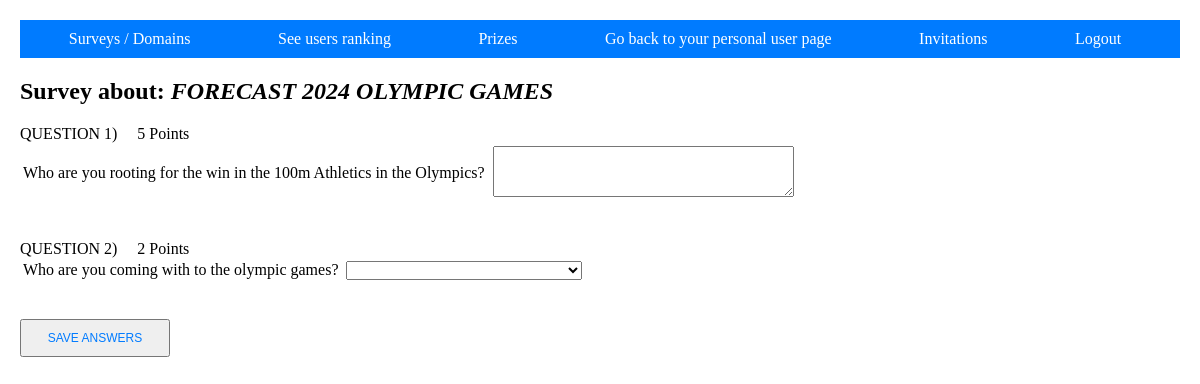
Screenshot of /Surveys.php?idSondaggio=2 (signed in) with the database file from the repository.
### tables this page shows
CREATE TABLE IF NOT EXISTS `survey` (
  `Id` int(11) NOT NULL PRIMARY KEY AUTO_INCREMENT,
  `Title` varchar(30) NOT NULL,
  `State` enum('open','closed') NOT NULL,
  `CreationDate` date NOT NULL,
  `ClosingDate` date NOT NULL,
  `Keyword_Domain` varchar(30) NOT NULL,
  `Email_Company` varchar(50) DEFAULT NULL,
  `MaxUser` int(11) NOT NULL,
  `Email_PremiumUser` varchar(50) DEFAULT NULL
);

CREATE TABLE IF NOT EXISTS `composition` (
  `Id_Survey` int(11) NOT NULL,
  `Id_Question` int(11) NOT NULL
);

CREATE TABLE IF NOT EXISTS `question` (
  `Id` int(11) NOT NULL,
  `Text` text NOT NULL,
  `Photo` blob DEFAULT NULL,
  `Score` float DEFAULT NULL,
  `Type` enum('Open', 'Closed'),
  `Email_Company` varchar(50) DEFAULT NULL,
  `Email_PremiumUser` varchar(50) DEFAULT NULL
);

CREATE TABLE IF NOT EXISTS `open_question` (
  `Id_Question` int(11) NOT NULL,
  `MaxChar` int(11) NOT NULL
);

### Surveys.php (the view, shortened to what this page needs)
<!DOCTYPE html>
<?php
    include("connessione.php");
    if (isset($_SESSION['Email']) && isset($_SESSION['Password'])){
        $email=$_SESSION['Email'];
        $password=$_SESSION['Password'];
        $user_type=$_SESSION['tipologia'];
        $idSondaggio=$_REQUEST['idSondaggio'];
        $sqlControllo1="Select Email, Password from user WHERE ";
        $sqlControllo1.="Email='".$email."' and Password='".$password."';";
        $risControllo1=mysqli_query($link,$sqlControllo1);
        $sqlControllo2="Select * from invitation WHERE ";
        $sqlControllo2.="Email_User='".$email."' and Outcome='accepted' and Id_Survey='".$idSondaggio."';";
        $risControllo2=mysqli_query($link,$sqlControllo2);
        if ((mysqli_num_rows($risControllo1) == 0 || (mysqli_num_rows($risControllo2) == 0 && $user_type != 'premium')) && $user_type != 'azienda') {
            $_SESSION = array();
            session_destroy();
            header("Location: index.php");
        } else {
?>
        <html>
            <head>
                <link rel="stylesheet" href="https://cdn.jsdelivr.net/npm/water.css@2/out/water.css">
            </head>
            <body class="page-container">
                <nav>
                    <ul class="navbar">
                        <li><a href="SurveyManage.php">Surveys / Domains</a></li>
                        <li><a href="UsersRanking.php">See users ranking</a></li>
                        <li><a href="Prizes.php">Prizes</a></li>
                        <?php
                        if($user_type=='azienda'){
                            ?><li><a href="CompanyArea.php">Go back to your personal company page</a></li><?php
                        } else {
                            ?><li><a href="UserArea.php">Go back to your personal user page</a></li>
                            <li><a href="InvitationManage.php">Invitations</a></li><?php
                        }
                        ?>
                        <li><a href="index.php">Logout</a></li>
                    </ul>
                </nav>
                <form method="post">
                <?php
                    $sqlInfoSondaggio="SELECT * FROM survey WHERE Id='$idSondaggio'";
                    $risInfoSondaggio=mysqli_query($link,$sqlInfoSondaggio);
                    $rigaInfo=mysqli_fetch_array($risInfoSondaggio)
                ?>
                    <h2>Survey about: <i><?php echo $rigaInfo['Title']; ?></i></h2>
                <?php
                    $sqlDomanda="SELECT * FROM question as q, composition as c WHERE q.Id=c.Id_Question AND Id_Survey='$idSondaggio'";
                    $risDomanda=mysqli_query($link,$sqlDomanda) or die (mysqli_error($link));
                    $contaDomande=1;
                    while($rigaDomanda=mysqli_fetch_array($risDomanda)){
                        $idDomanda=$rigaDomanda['Id'];
                        $sqlTipologiaDomanda="SELECT * FROM open_question WHERE Id_Question='$idDomanda'";
                        $risTipologiaDomanda=mysqli_query($link,$sqlTipologiaDomanda) or die (mysqli_error($link));
                        if(mysqli_num_rows($risTipologiaDomanda)>0){
                            echo "QUESTION ".$contaDomande.")";
                            if($rigaDomanda['Score']==1){
                                echo $rigaDomanda['Score']." Point";
                            } else {
                                echo $rigaDomanda['Score']." Points";
                            }
                            $rigaDomandaAperta=mysqli_fetch_array($risTipologiaDomanda);
                            $maxCaratteri=$rigaDomandaAperta['MaxChar'];
                            ?>
                            <table>
                                <tr>
                                    <td>
                                        <?php echo $rigaDomanda['Text']; ?>
                                    </td>
                                    <td>
                                    </td>
                                    <td>
                                        <textarea name="<?php echo $idDomanda; ?>" rows="3" cols="35" maxlength="<?php echo $maxCaratteri; ?>"></textarea>
                                    </td>
                                </tr>
                            </table>
                        <?php
                        } else {
                            echo "QUESTION ".$contaDomande.")";
                            if($rigaDomanda['Score']==1){
                                echo $rigaDomanda['Score']." Point";
                            } else {
                                echo $rigaDomanda['Score']." Points";
                            }
                            $sqlOpzioni="SELECT * FROM options WHERE Id_ClosedQuestion='$idDomanda' ORDER BY Id";
                            $risOpzioni=mysqli_query($link,$sqlOpzioni) or die (mysqli_error($link));
                            ?>
                            <table>
                                <tr>
                                    <td>
                                        <?php echo $rigaDomanda['Text']; ?>
                                    </td>
                                    <td>
                                    </td>
                                    <td>
                                        <?php
                                        $sqlVisualizzaRisposta="SELECT * FROM closed_answer AS c, options AS o WHERE c.Id_Options= o.Id AND Id_ClosedQuestion='$idDomanda' AND Email_User='$email'";
                                        $risVisualizzaRisposta=mysqli_query($link,$sqlVisualizzaRisposta) or die (mysqli_error($link));
                                        ?>
                                        <select name="<?php echo $idDomanda; ?>">
                                            <?php
                                            if($testo=mysqli_fetch_array($risVisualizzaRisposta)){
                                                $numero=$testo['Id_Options'];
                                                ?>
                                                <option value='<?php echo $numero; ?>' hidden selected><?php echo $testo['Text']; ?></option>
                                                <?php
                                            } else {
                                                 echo "<option hidden selected></option>";
                                            }
                                            while($opzione=mysqli_fetch_array($risOpzioni)){
                                                $numero=$opzione['Id'];
                                                echo "<option value='$numero'>".$opzione['Text']."</option>";
                                            }
                                            ?>
                                        </select>
                                    </td>
                                </tr>
                            </table>
                        <?php
                        }
                        $contaDomande++;
                        echo "<br><br>";
                    }
                if($user_type!='azienda'){
                ?>
                    <input type="submit" class="small-button" value="SAVE ANSWERS" name="save"/>
                <?php
                }
                ?>
                </form>
            </body>
        </html>
        <?php
        }
    } else {
        header("Location:index.php");
    }
?>

### Surveys.php (style rules this page uses)
nav { background-color: #007bff; padding: 10px; }
nav ul.navbar { list-style: none; padding: 0; margin: 0; display: flex; justify-content: space-around; }
nav .navbar li { margin-right: 10px; }
nav .navbar a { text-decoration: none; color: #fff; }
.page-container { max-width: 1200px; margin: 0 auto; padding: 20px; }
.small-button { padding: 10px 5px; font-size: 12px; color: #007bff; width: 150px; }

### rows the page displays
survey: Title "FORECAST 2024 OLYMPIC GAMES"
composition: Id_Question.Score "5", Id_Question.Text "Who are you rooting for the win in the 100m Athletics in the Olympics?"
composition: Id_Question.Score "2", Id_Question.Text "Who are you coming with to the olympic games?"
